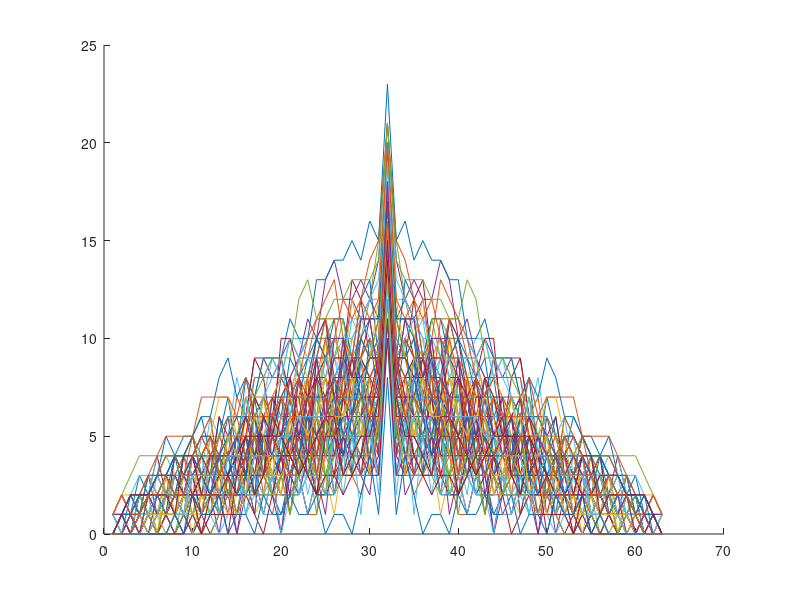

The MATLAB script that drew this image:
Nbits = 32;

hold on;
for i = 1:100
    seq(i,:) = randi([0 1],1,Nbits);
    auto(i,:) = conv(seq(i,:),fliplr(seq(i,:)));
    try
        if findpeaks(auto(i,:),'MinPeakHeight',25)
            y = i
        end
    catch
        auto(i) = 0;
    end
    plot(auto(i,:));
end
